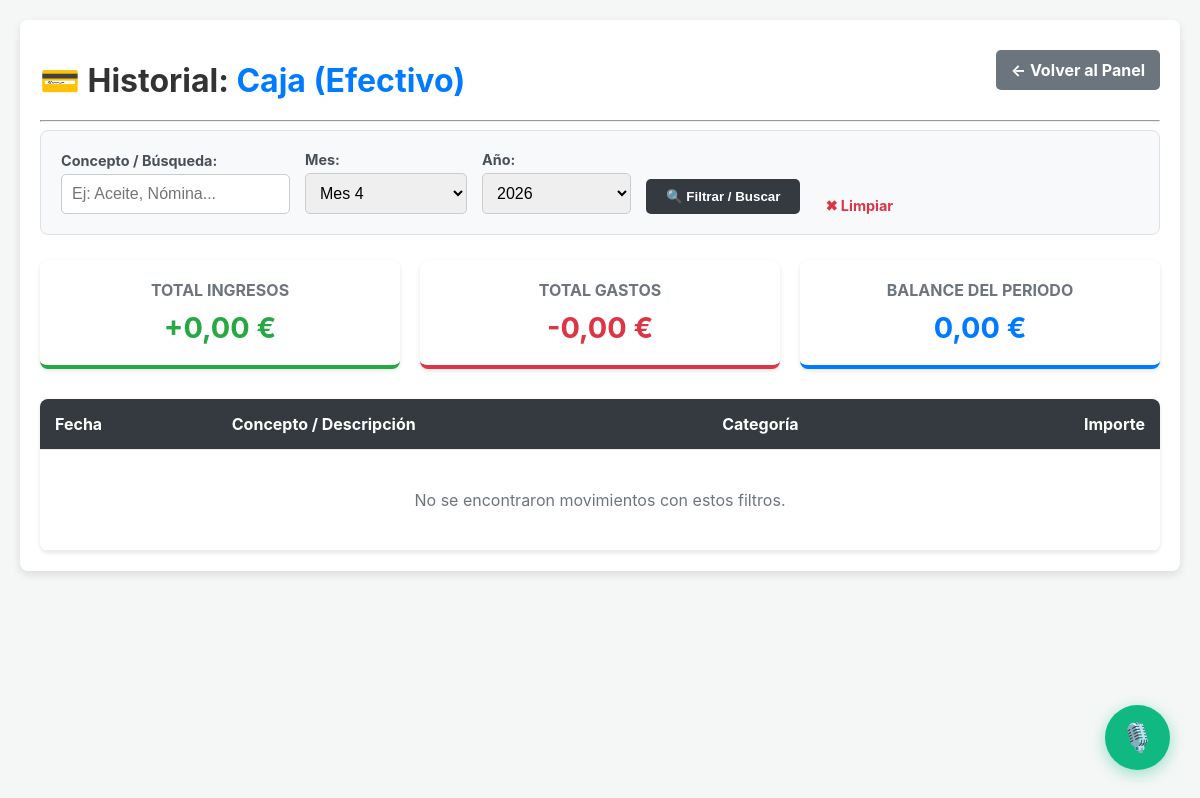
Before: /historial-cuenta/efectivo/ (signed in) with the older database file.
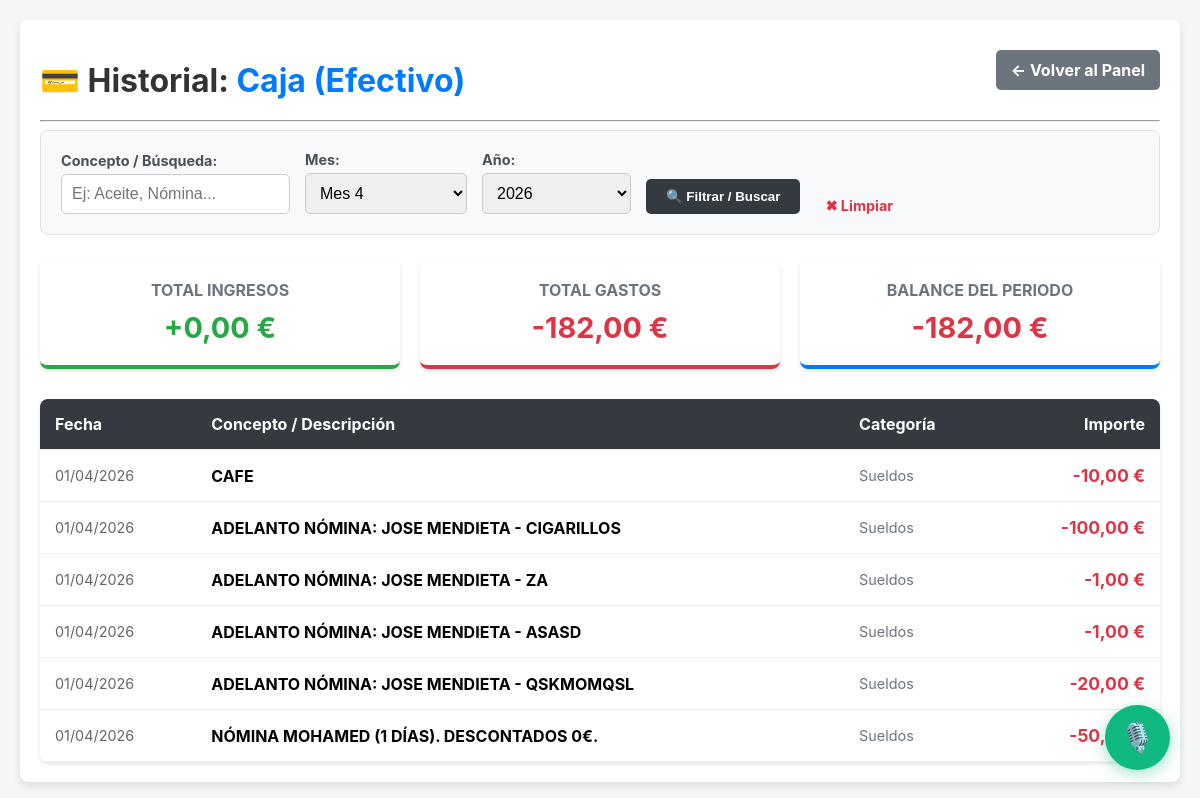
After: the same page with the newer database file.
### taller/models.py (models this page shows, shortened)
class Gasto(models.Model):
    CATEGORIA_CHOICES = [
        ('Repuestos', 'Repuestos'),
        ('Sueldos', 'Sueldos'),
        ('Herramientas', 'Herramientas'),
        ('Suministros', 'Suministros (Agua, Café, etc.)'),
        ('Gasolina/Diesel', 'Gasolina/Diesel'),
        ('Otros', 'Otros'),
        ('Compra de Consumibles', 'Compra de Consumibles (Stock Taller)'),
        ('COMISIONES_INTERESES', 'Comisiones e Intereses Bancarios'),
        ('Pago de Deuda', 'Pago de Deuda (Taller)'),
        ('PAGO_TARJETA', '💳 Pago de Tarjeta de Crédito'), # <-- NUESTRA NUEVA CATEGORÍA
    ]
    METODO_PAGO_CHOICES = [
        ('EFECTIVO', 'Efectivo (Caja)'),
        ('CUENTA_TALLER', 'Cuenta Taller (Banco)'),
        ('TARJETA_1', 'Tarjeta 1 (Visa 2000€)'),
        ('TARJETA_2', 'Tarjeta 2 (Visa 1000€)'),
        ('COMPENSACION', '🤝 Compensación (Trueque / Sin dinero)'),
    ]
    metodo_pago = models.CharField(max_length=20, choices=METODO_PAGO_CHOICES, default='EFECTIVO')
    fecha = models.DateField(default=timezone.now)
    categoria = models.CharField(max_length=30, choices=CATEGORIA_CHOICES)
    importe = models.DecimalField(max_digits=10, decimal_places=2, null=True, blank=True)
    descripcion = models.CharField(max_length=255, null=True, blank=True)
    orden = models.ForeignKey(OrdenDeReparacion, on_delete=models.SET_NULL, null=True, blank=True, related_name='gastos')
    vehiculo = models.ForeignKey(Vehiculo, on_delete=models.SET_NULL, null=True, blank=True)
    empleado = models.ForeignKey(Empleado, on_delete=models.SET_NULL, null=True, blank=True)
    deuda_asociada = models.ForeignKey(DeudaTaller, on_delete=models.SET_NULL, null=True, blank=True, related_name='gastos_pagados')
    pagado_con_tarjeta = models.BooleanField(default=False)

### taller/views.py (the view)
# urls.py: path('historial-cuenta/<str:cuenta_nombre>/', views.historial_cuenta, name='historial_cuenta'),
@login_required
def historial_cuenta(request, cuenta_nombre):
    if not request.user.is_superuser:
        return redirect('home')
    mapeo_cuentas = {
        'efectivo': ('EFECTIVO', 'Caja (Efectivo)'),
        'banco': ('CUENTA_TALLER', 'Cuenta Taller (Banco)'),
        'tarjeta1': ('TARJETA_1', 'Tarjeta 1 (Visa 2000€)'),
        'tarjeta2': ('TARJETA_2', 'Tarjeta 2 (Visa 1000€)'),
    }
    if cuenta_nombre not in mapeo_cuentas: return redirect('home')
    metodo_db, nombre_legible = mapeo_cuentas[cuenta_nombre]
    hoy = timezone.now()
    mes_seleccionado = request.GET.get('mes', str(hoy.month))
    ano_seleccionado = request.GET.get('ano', str(hoy.year))
    concepto_buscado = request.GET.get('concepto', '').upper()
    ingresos = Ingreso.objects.filter(metodo_pago=metodo_db)
    gastos = Gasto.objects.filter(metodo_pago=metodo_db)
    if mes_seleccionado != 'Todos':
        ingresos = ingresos.filter(fecha__month=int(mes_seleccionado))
        gastos = gastos.filter(fecha__month=int(mes_seleccionado))
    if ano_seleccionado != 'Todos':
        ingresos = ingresos.filter(fecha__year=int(ano_seleccionado))
        gastos = gastos.filter(fecha__year=int(ano_seleccionado))
    if concepto_buscado:
        ingresos = ingresos.filter(descripcion__icontains=concepto_buscado)
        gastos = gastos.filter(descripcion__icontains=concepto_buscado)
    lista_movimientos = []
    for i in ingresos: lista_movimientos.append({'fecha': i.fecha, 'descripcion': i.descripcion, 'importe': i.importe, 'tipo': 'Ingreso', 'categoria': i.get_categoria_display()})
    for g in gastos: lista_movimientos.append({'fecha': g.fecha, 'descripcion': g.descripcion, 'importe': -g.importe, 'tipo': 'Gasto', 'categoria': g.get_categoria_display()})
    movimientos_ordenados = sorted(lista_movimientos, key=lambda x: x['fecha'], reverse=True)
    total_ingresos = sum(m['importe'] for m in movimientos_ordenados if m['tipo'] == 'Ingreso')
    total_gastos = sum(abs(m['importe']) for m in movimientos_ordenados if m['tipo'] == 'Gasto')
    balance_periodo = total_ingresos - total_gastos
    context = {
        'nombre_legible': nombre_legible, 'cuenta_nombre': cuenta_nombre, 'movimientos': movimientos_ordenados,
        'mes_seleccionado': mes_seleccionado, 'ano_seleccionado': ano_seleccionado, 'concepto': request.GET.get('concepto', ''),
        'total_ingresos': total_ingresos, 'total_gastos': total_gastos, 'balance_periodo': balance_periodo,
        'meses_del_ano': range(1, 13), 'anos_disponibles': range(hoy.year - 2, hoy.year + 2),
    }
    return render(request, 'taller/historial_cuenta.html', context)

### taller/templates/taller/historial_cuenta.html (shortened to what this page needs)
<!DOCTYPE html>
{% load static %}
<html lang="es">
<head>
    <link rel="stylesheet" href="{% static 'taller/css/main.css' %}">
    <link rel="stylesheet" href="{% static 'taller/css/responsive.css' %}">
</head>
<body>
    <div class="container">
        <div class="header" style="display: flex; justify-content: space-between; align-items: center;">
            <h1>💳 Historial: <span style="color: #007bff;">{{ nombre_legible }}</span></h1>
            <a href="{% url 'home' %}" class="back-btn" style="background: #6c757d; color: white; padding: 10px 15px; text-decoration: none; border-radius: 5px; font-weight: bold;">← Volver al Panel</a>
        </div>
        <hr>
        <form method="get" class="filter-bar">
            <div class="form-group">
                <label>Concepto / Búsqueda:</label>
                <input type="text" name="concepto" value="{{ concepto }}" placeholder="Ej: Aceite, Nómina...">
            </div>
            <div class="form-group">
                <label>Mes:</label>
                <select name="mes">
                    {% for m in meses_del_ano %}
                        <option value="{{ m }}" {% if mes_seleccionado == m|stringformat:"s" %}selected{% endif %}>Mes {{ m }}</option>
                    {% endfor %}
                </select>
            </div>
            <div class="form-group">
                <label>Año:</label>
                <select name="ano">
                    {% for a in anos_disponibles %}
                        <option value="{{ a }}" {% if ano_seleccionado == a|stringformat:"s" %}selected{% endif %}>{{ a }}</option>
                    {% endfor %}
                </select>
            </div>
            <button type="submit" class="btn-filter">🔍 Filtrar / Buscar</button>
            <a href="{% url 'historial_cuenta' cuenta_nombre %}" style="margin-left: 10px; color: #dc3545; text-decoration: none; font-size: 0.9em; font-weight:bold;">✖ Limpiar</a>
        </form>
        <div class="summary-cards">
            <div class="summary-card" style="border-bottom: 4px solid #28a745;">
                <h3>Total Ingresos</h3>
                <div class="val" style="color: #28a745;">+{{ total_ingresos|floatformat:2 }} €</div>
            </div>
            <div class="summary-card" style="border-bottom: 4px solid #dc3545;">
                <h3>Total Gastos</h3>
                <div class="val" style="color: #dc3545;">-{{ total_gastos|floatformat:2 }} €</div>
            </div>
            <div class="summary-card" style="border-bottom: 4px solid #007bff;">
                <h3>Balance del Periodo</h3>
                <div class="val" style="{% if balance_periodo < 0 %}color: #dc3545;{% else %}color: #007bff;{% endif %}">
                    {{ balance_periodo|floatformat:2 }} €
                </div>
            </div>
        </div>
        <table class="mov-table">
            <thead>
                <tr>
                    <th>Fecha</th>
                    <th>Concepto / Descripción</th>
                    <th>Categoría</th>
                    <th style="text-align: right;">Importe</th>
                </tr>
            </thead>
            <tbody>
                {% for mov in movimientos %}
                <tr>
                    <td style="color: #666; font-size: 0.9em;">{{ mov.fecha|date:"d/m/Y" }}</td>
                    <td style="font-weight: bold;">{{ mov.descripcion }}</td>
                    <td style="color: #6c757d; font-size: 0.9em;">{{ mov.categoria }}</td>
                    <td style="text-align: right; font-weight: bold; font-size: 1.1em; {% if mov.tipo == 'Gasto' %}color: #dc3545;{% else %}color: #28a745;{% endif %}">
                        {% if mov.tipo == 'Gasto' %}{% else %}+{% endif %}{{ mov.importe|floatformat:2 }} €
                    </td>
                </tr>
                {% empty %}
                <tr>
                    <td colspan="4" style="text-align: center; padding: 40px; color: #6c757d;">
                        No se encontraron movimientos con estos filtros.
                    </td>
                </tr>
                {% endfor %}
            </tbody>
        </table>
    </div> {% include 'taller/widget_ia.html' %}
</body>
</html>

### taller/templates/taller/widget_ia.html (shortened to what this page needs)
<div id="jarvis-widget">
    <button id="jarvis-btn" onclick="toggleJarvis()" title="Hablar con J.A.R.V.I.S.">🎙️</button>
</div>

### taller/static/taller/css/main.css (style rules this page uses)
body { font-family: -apple-system, BlinkMacSystemFont, "Segoe UI", Roboto, "Helvetica Neue", Arial, sans-serif; background-color: #f4f7f6; margin: 0; padding: 20px; }
h1, h2 { color: #333; }
.header { display: flex; justify-content: space-between; align-items: flex-start; flex-wrap: wrap; gap: 10px; margin-bottom: 20px; }
.header h1 { margin-bottom: 0; }
.back-btn { padding: 10px 15px; background-color: #6c757d; color: white; text-decoration: none; border-radius: 5px; align-self: center; }
.container { max-width: 1200px; margin: auto; background-color: #fff; padding: 20px; border-radius: 8px; box-shadow: 0 4px 8px rgba(0,0,0,0.1); }

### taller/templates/taller/historial_cuenta.html (style rules this page uses)
.filter-bar { background: #f8f9fa; padding: 20px; border-radius: 8px; margin-bottom: 25px; border: 1px solid #dee2e6; display: flex; flex-wrap: wrap; gap: 15px; align-items: flex-end; }
.form-group { display: flex; flex-direction: column; gap: 5px; }
.form-group label { font-size: 0.9em; font-weight: bold; color: #495057; }
.form-group input, .form-group select { padding: 10px; border: 1px solid #ccc; border-radius: 5px; font-size: 1em; }
.btn-filter { background: #343a40; color: white; padding: 10px 20px; border: none; border-radius: 5px; cursor: pointer; font-weight: bold; height: fit-content; }
.summary-cards { display: flex; gap: 20px; margin-bottom: 30px; }
.summary-card { flex: 1; background: white; padding: 20px; border-radius: 8px; box-shadow: 0 2px 4px rgba(0,0,0,0.1); text-align: center; }
.summary-card h3 { margin: 0 0 10px 0; color: #6c757d; font-size: 1em; text-transform: uppercase; }
.summary-card .val { font-size: 1.8em; font-weight: bold; }
.mov-table { width: 100%; border-collapse: collapse; background: white; box-shadow: 0 2px 4px rgba(0,0,0,0.1); border-radius: 8px; overflow: hidden; }
.mov-table th, .mov-table td { padding: 15px; text-align: left; border-bottom: 1px solid #eee; }
.mov-table th { background: #343a40; color: white; font-weight: bold; }

### taller/templates/taller/widget_ia.html (style rules this page uses)
#jarvis-widget { position: fixed; bottom: 30px; right: 30px; z-index: 99999; display: flex; flex-direction: column; align-items: flex-end; gap: 15px; font-family: sans-serif; }
#jarvis-btn { width: 65px; height: 65px; border-radius: 50%; background: #10b981; color: white; border: none; font-size: 28px; cursor: pointer; box-shadow: 0 4px 15px rgba(16,185,129,0.4); transition: all 0.3s ease; display: flex; justify-content: center; align-items: center; outline: none; }

Changed rows visible on the page:
added Gasto: fecha "01/04/2026", descripcion "CAFE"
added Gasto: fecha "01/04/2026", descripcion "ADELANTO NÓMINA: JOSE MENDIETA - CIGARILLOS"
added Gasto: fecha "01/04/2026", descripcion "ADELANTO NÓMINA: JOSE MENDIETA - ZA"
added Gasto: fecha "01/04/2026", descripcion "ADELANTO NÓMINA: JOSE MENDIETA - ASASD"
added Gasto: fecha "01/04/2026", descripcion "ADELANTO NÓMINA: JOSE MENDIETA - QSKMOMQSL"
added Gasto: fecha "01/04/2026", descripcion "NÓMINA MOHAMED (1 DÍAS). DESCONTADOS 0€."
Other visible differences:
{{ total_gastos|floatformat:2 }}: "0,00" → "182,00"
{{ balance_periodo|floatformat:2 }}: "0,00" → "-182,00"
new list line: "Sueldos -10,00 €"
new list line: "Sueldos -100,00 €"
new list line: "Sueldos -1,00 €"
new list line: "Sueldos -20,00 €"
new list line: "Sueldos -50,00"
text no longer shown: "No se encontraron movimientos con estos filtros."
